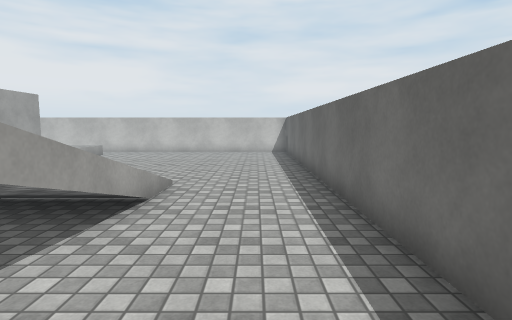
[1] (above)

17 first-person views from a walk through a scene from a Unity 3-D project. The camera is 1.4 m above the floor, tilts 6° down and sees 80° across. The floor is counted in squares, 1 m on a side. Each view is taken from the middle of a square. On the plan, view 1 faces up. The plan holds only what a view shows up to about 14 squares ahead; the rest is blank. Surface patterns are stand-ins for the level's own textures.

[2]
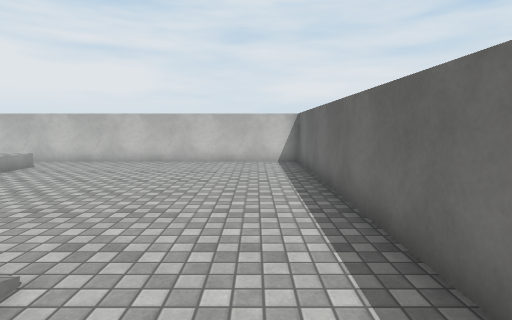

[3]
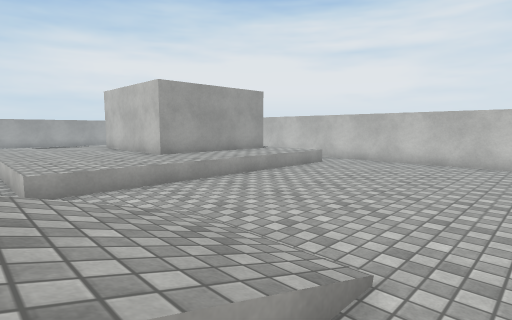

[4]
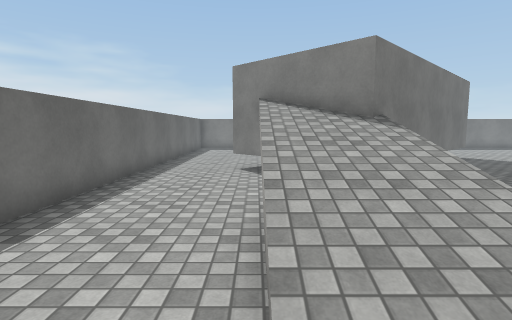

[5]
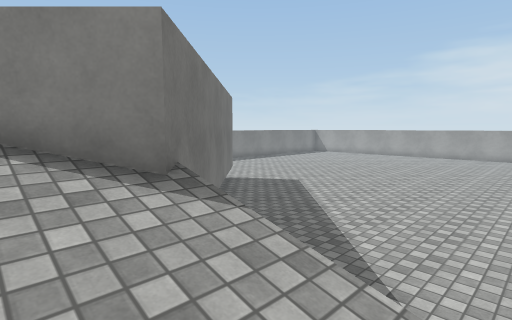

[6]
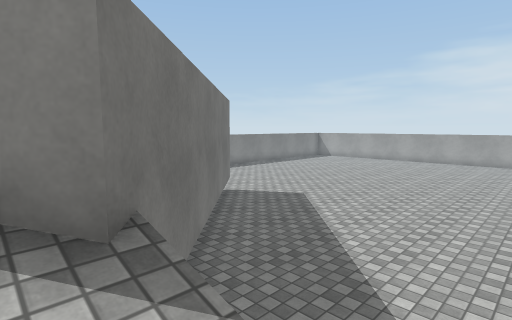

[7]
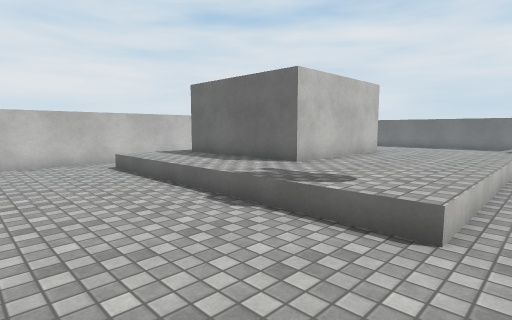

[8]
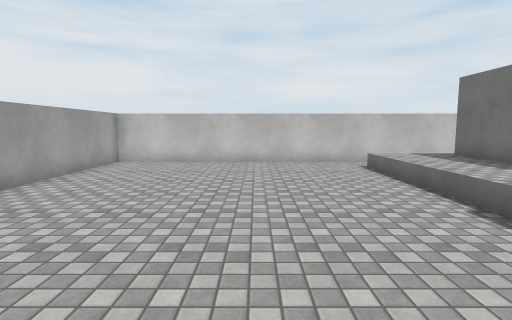

[9]
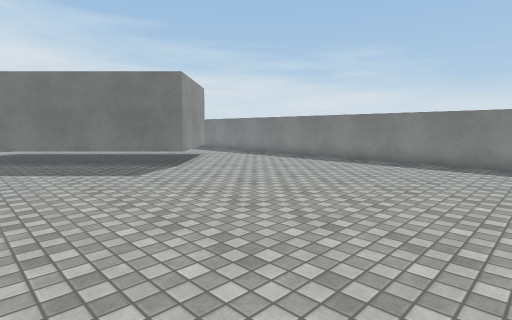

[10]
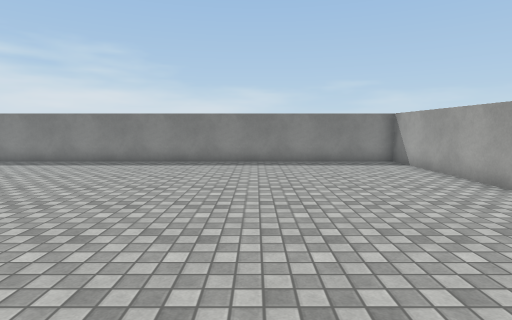

[11]
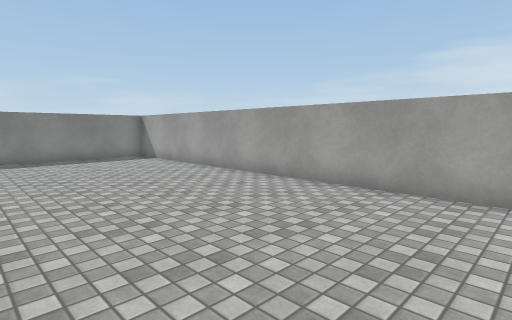

[12]
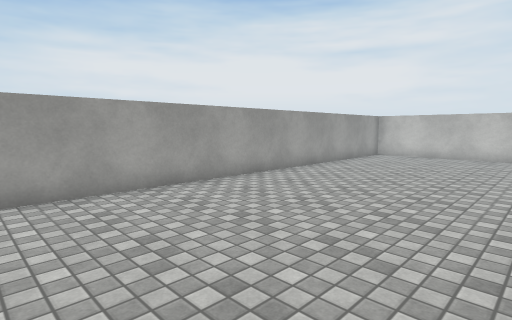

[13]
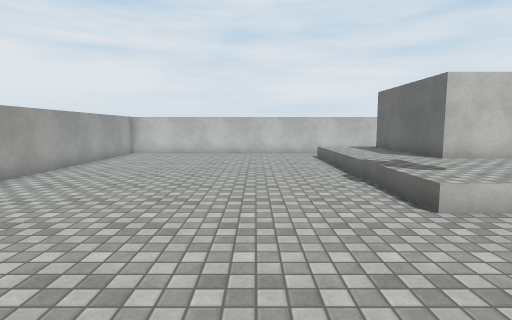

[14]
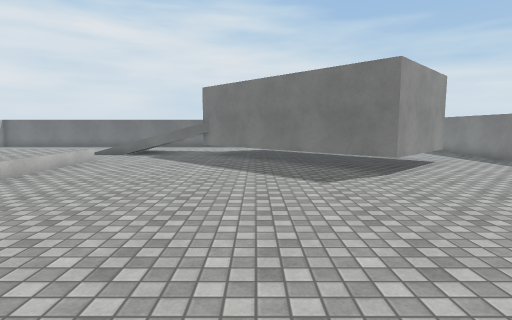

[15]
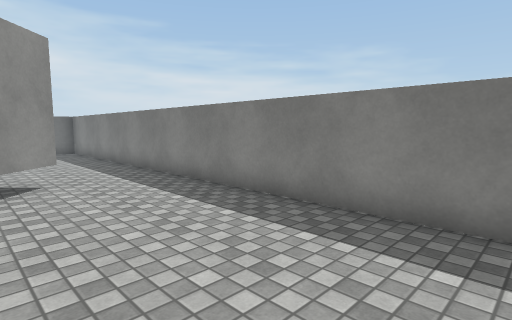

[16]
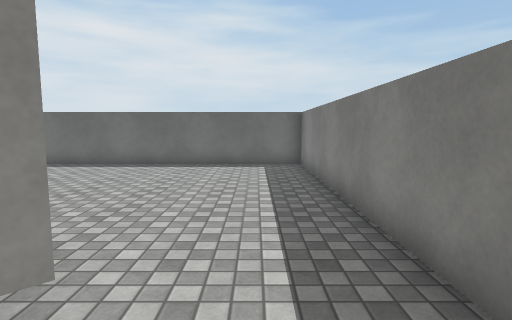

[17]
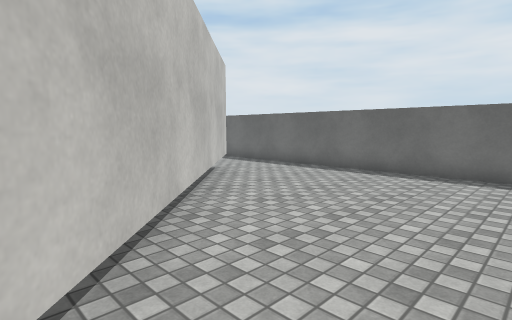

### Floor plan
Key: @ floor where view 1 was taken; # wall or solid block; . main floor; : floor 0.5 m higher than the main floor; / step, stairs or slope; v drop or lower ground.
Columns run from 28 left of view 1 to 2 right of it. Each row starts with its distance up from view 1.
 18 ###############  ##############
 17 #..........        ...........#
 16 #.........////     //.........#
 15 #........./::#   #::/.........#
 14 #........./::#   #::/.........#
 13 #........./::#   #::/.........#
 12 #........./::#   #::/.........#
 11 #........./::#   #::/.........#
 10 #........./::#####::/.........#
  9 #........./:::::::::/.........#
  8 #........./:::::::::/.........#
  7 #........./:::::::::/..////...#
  6 #.........///////////. ////...#
  5 #..................... ///v...#
  4 #..................... ///v...#
  3 #..................... ///v...#
  2 #..................... ///v...#
  1 #.....................###/v...#
  0 #....................##### .@.#
 -1 #...................##    #...#
 -2 #..................##     #...#
 -3 #.................##     ##...#
 -4 #................##     ##....#
 -5 #................#     ##.....#
 -6 #................##   ##......#
 -7 #.................## ##.......#
 -8 #..................###........#
 -9 #.............................#
-10 #.............................#
-11 #.............................#
-12 ###############################

Where each view was taken, in squares from view 1:
view 1: 0 up, 0 right, facing up
view 2: 5 up, 0 right, facing up
view 3: 5 up, 1 left, facing up-left
view 4: 9 up, 2 left, facing down
view 5: 5 up, 3 left, facing down-left
view 6: 4 up, 4 left, facing down-left
view 7: 5 up, 22 left, facing up-right
view 8: 5 up, 22 left, facing up
view 9: 1 up, 22 left, facing down-right
view 10: 1 up, 22 left, facing down
view 11: 3 up, 21 left, facing down-left
view 12: 2 up, 21 left, facing up-left
view 13: 1 up, 21 left, facing up
view 14: 1 down, 21 left, facing right
view 15: 7 down, 17 left, facing down-right
view 16: 10 down, 10 left, facing right
view 17: 10 down, 8 left, facing up-right
